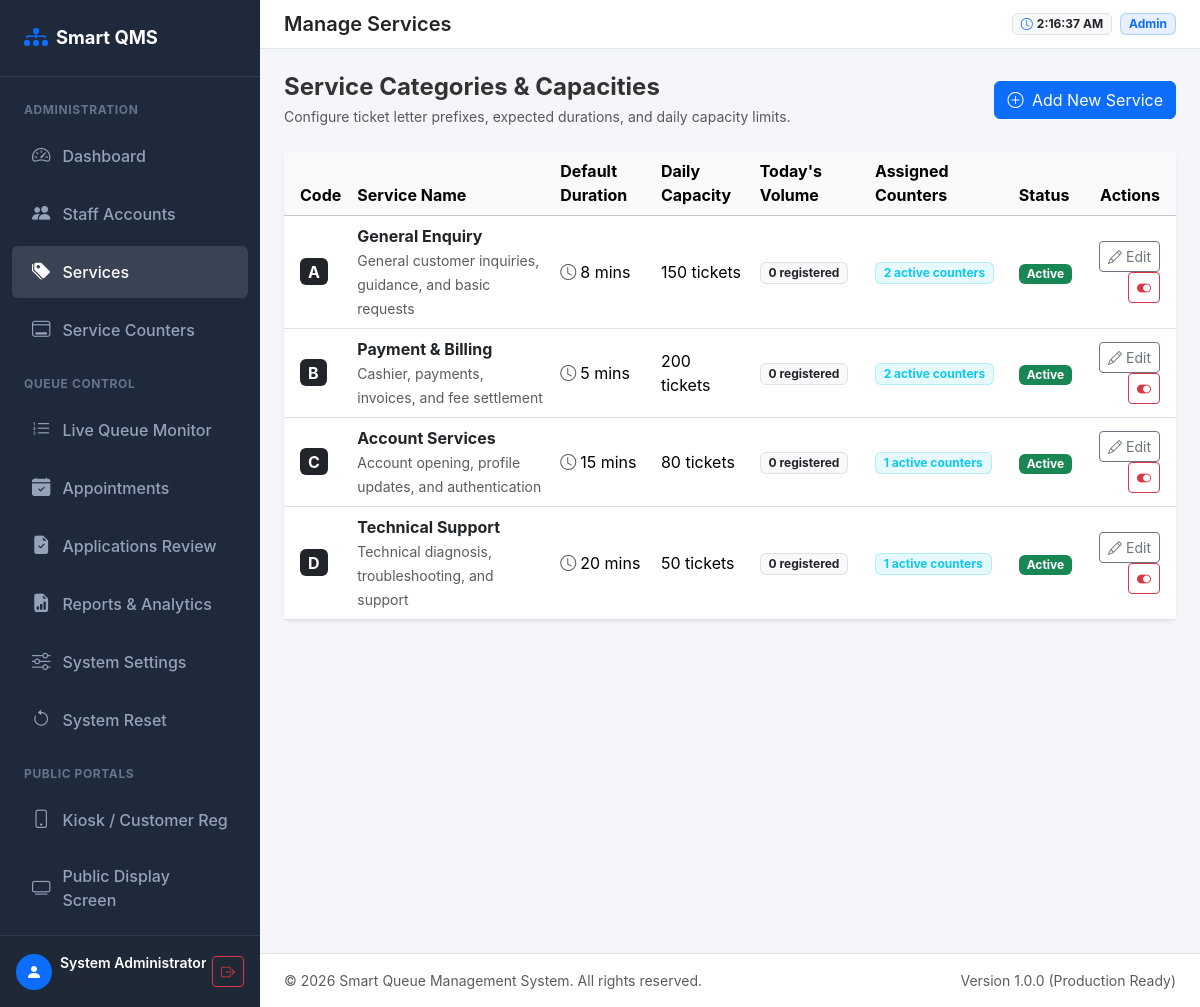
Page /admin/services/index.php (signed in) on the committed database.
### tables this page shows
CREATE TABLE `services` (
    `id` INT AUTO_INCREMENT PRIMARY KEY,
    `service_code` VARCHAR(10) NOT NULL UNIQUE,
    `service_name` VARCHAR(100) NOT NULL,
    `description` TEXT DEFAULT NULL,
    `default_service_duration` INT NOT NULL DEFAULT 10 COMMENT 'Estimated duration in minutes',
    `maximum_queue_capacity` INT NOT NULL DEFAULT 100 COMMENT 'Daily maximum ticket capacity',
    `status` ENUM('active', 'inactive') NOT NULL DEFAULT 'active',
    `created_at` DATETIME DEFAULT CURRENT_TIMESTAMP,
    `updated_at` DATETIME DEFAULT CURRENT_TIMESTAMP ON UPDATE CURRENT_TIMESTAMP
);

### includes/functions.php (called while the page is built, shortened)
<?php
function e(?string $string): string {
    return htmlspecialchars($string ?? '', ENT_QUOTES, 'UTF-8');
}

### admin/services/index.php (the view, shortened to what this page needs)
<?php
$pdo = Database::getConnection();
$services = $pdo->query("SELECT s.*,
    (SELECT COUNT(*) FROM `counter_services` cs JOIN `counters` c ON cs.counter_id = c.id WHERE cs.service_id = s.id AND c.status = 'active') AS active_counters_count,
    (SELECT COUNT(*) FROM `queues` q WHERE q.service_id = s.id AND q.queue_date = CURDATE()) AS today_tickets_count
FROM `services` s
ORDER BY s.id ASC")->fetchAll();
require_once __DIR__ . '/../../includes/header.php';
require_once __DIR__ . '/../../includes/sidebar.php';
?>
<div class="d-flex justify-content-between align-items-center mb-4">
    <div>
        <h4 class="fw-bold mb-1">Service Categories & Capacities</h4>
        <p class="text-muted small mb-0">Configure ticket letter prefixes, expected durations, and daily capacity limits.</p>
    </div>
    <button type="button" class="btn btn-primary" data-bs-toggle="modal" data-bs-target="#createServiceModal">
        <i class="bi bi-plus-circle me-1"></i> Add New Service
    </button>
</div>
<div class="card border-0 shadow-sm rounded-3">
    <div class="card-body p-0">
        <div class="table-responsive">
            <table class="table table-hover align-middle mb-0">
                <thead class="table-light">
                    <tr>
                        <th class="ps-3">Code</th>
                        <th>Service Name</th>
                        <th>Default Duration</th>
                        <th>Daily Capacity</th>
                        <th>Today's Volume</th>
                        <th>Assigned Counters</th>
                        <th>Status</th>
                        <th class="text-end pe-3">Actions</th>
                    </tr>
                </thead>
                <tbody>
                    <?php foreach ($services as $s): ?>
                        <tr>
                            <td class="ps-3">
                                <span class="badge bg-dark fs-6 px-2"><?= e($s['service_code']) ?></span>
                            </td>
                            <td>
                                <div class="fw-bold text-dark"><?= e($s['service_name']) ?></div>
                                <small class="text-muted"><?= e($s['description']) ?></small>
                            </td>
                            <td><i class="bi bi-clock me-1 text-muted"></i><?= $s['default_service_duration'] ?> mins</td>
                            <td>
                                <?= $s['maximum_queue_capacity'] > 0 ? $s['maximum_queue_capacity'] . ' tickets' : '<span class="text-muted">Unlimited</span>' ?>
                            </td>
                            <td>
                                <span class="badge bg-light text-dark border"><?= $s['today_tickets_count'] ?> registered</span>
                            </td>
                            <td>
                                <span class="badge bg-info bg-opacity-10 text-info border border-info border-opacity-25">
                                    <?= $s['active_counters_count'] ?> active counters
                                </span>
                            </td>
                            <td>
                                <span class="badge <?= $s['status'] === 'active' ? 'bg-success' : 'bg-danger' ?>">
                                    <?= ucfirst($s['status']) ?>
                                </span>
                            </td>
                            <td class="text-end pe-3">
                                <button type="button" class="btn btn-sm btn-outline-secondary edit-service-btn"
                                    data-id="<?= $s['id'] ?>"
                                    data-code="<?= e($s['service_code']) ?>"
                                    data-name="<?= e($s['service_name']) ?>"
                                    data-desc="<?= e($s['description']) ?>"
                                    data-duration="<?= $s['default_service_duration'] ?>"
                                    data-capacity="<?= $s['maximum_queue_capacity'] ?>"
                                    data-status="<?= $s['status'] ?>"
                                    data-bs-toggle="modal" data-bs-target="#editServiceModal">
                                    <i class="bi bi-pencil"></i> Edit
                                </button>
                                <form method="POST" action="" class="d-inline ms-1" onsubmit="return confirm('Toggle status for this service?');">
                                    <button type="submit" class="btn btn-sm <?= $s['status'] === 'active' ? 'btn-outline-danger' : 'btn-outline-success' ?>">
                                        <i class="bi <?= $s['status'] === 'active' ? 'bi-toggle-on' : 'bi-toggle-off' ?>"></i>
                                    </button>
                                </form>
                            </td>
                        </tr>
                    <?php endforeach; ?>
                </tbody>
            </table>
        </div>
    </div>
</div>
<?php require_once __DIR__ . '/../../includes/footer.php'; ?>

### assets/css/style.css (style rules this page uses)
:root { --qms-primary: #0d6efd; --qms-secondary: #6c757d; --qms-success: #198754; --qms-info: #0dcaf0; --qms-warning: #ffc107; --qms-danger: #dc3545; --qms-dark: #212529; --sidebar-width: 260px; }
body { font-family: -apple-system, BlinkMacSystemFont, "Segoe UI", Roboto, "Helvetica Neue", Arial, sans-serif; color: #333333; background-color: #f4f6f9; }

### rows in the picture
services: service_code "A", service_name "General Enquiry", description "General customer inquiries, guidance, and basic requests", default_service_duration "8", maximum_queue_capacity "150", today_tickets_count "0", active_counters_count "2", status "Active"
services: service_code "B", service_name "Payment & Billing", description "Cashier, payments, invoices, and fee settlement", default_service_duration "5", maximum_queue_capacity "200", today_tickets_count "0", active_counters_count "2", status "Active"
services: service_code "C", service_name "Account Services", description "Account opening, profile updates, and authentication", default_service_duration "15", maximum_queue_capacity "80", today_tickets_count "0", active_counters_count "1", status "Active"
services: service_code "D", service_name "Technical Support", description "Technical diagnosis, troubleshooting, and support", default_service_duration "20", maximum_queue_capacity "50", today_tickets_count "0", active_counters_count "1", status "Active"

### other values in the picture
$_SESSION['user_name'] "System Administrator"
$pageTitle "Manage Services"
$_SESSION['role_name'] "Admin"
APP_NAME "Smart Queue Management System"
